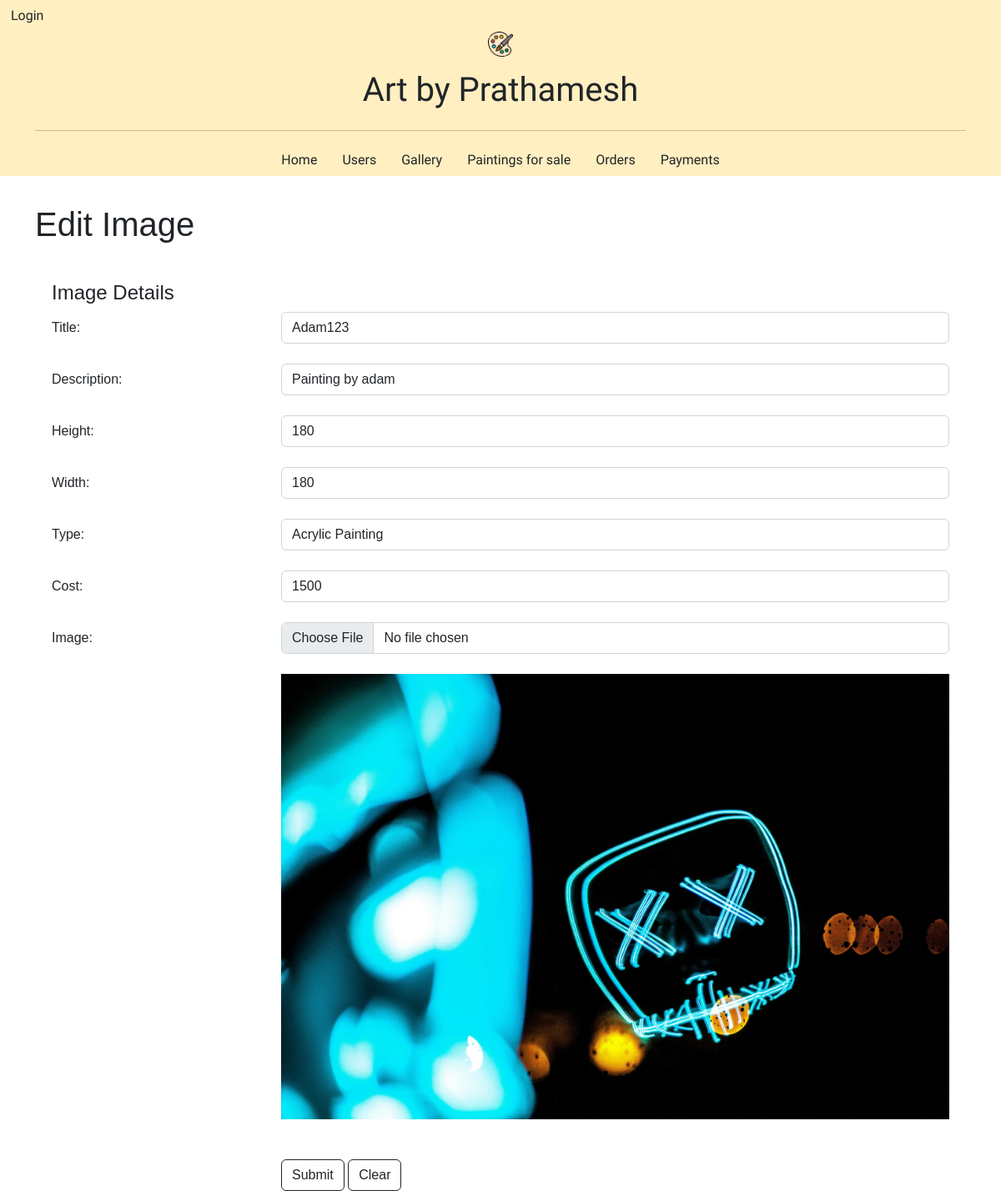
The page /dashboard/painting_for_sale_edit/1/ on the database its author committed.
### marketplace/models.py (models this page shows, shortened)
class PaintingForSaleModel(models.Model):
    image = models.ImageField(upload_to="painting_for_sale")
    title = models.CharField(max_length=50)
    description = models.CharField(max_length=100)
    height = models.IntegerField()
    width = models.IntegerField()
    PAINTING_CHOICES = (
        ("acrylic", "Acrylic Painting"),
        ("oil", "Oil Painting"),
        ("watercolour", "Water Colour Painting"),
        ("pencilcolour", "Pencil Colour Painting"),
        ("charcoal", "Charcoal Painting"),
        ("pencilpotrait", "Pencil Potrait"),
    )
    type = models.CharField(
        max_length=20,
        choices=PAINTING_CHOICES,
        default="acrylic",
    )
    cost = models.CharField(max_length=10)

### dashboard/views.py (the view, shortened to what this page needs)
# urls.py: path("painting_for_sale_edit/<int:item_id>/",painting_for_sale_edit,name="dashboard_painting_for_sale_edit"),
def painting_for_sale_edit(request, item_id):
    gallery_item = get_object_or_404(PaintingForSaleModel, id=item_id)
    print("Title:", gallery_item.title)
    print("Description:", gallery_item.description)
    print("Height:", gallery_item.height)
    print("Width:", gallery_item.width)
    print("Type:", gallery_item.type)
    print("Cost:", gallery_item.cost)
    return render(request, 'dashboard/painting_for_sale_list_edit.html', {'gallery_item': gallery_item})

### templates/dashboard/painting_for_sale_list_edit.html (shortened to what this page needs)
{% extends 'base/header_dashboard.html' %}
{% load socialaccount %}
{% load static %}
{% block content %}
<div class="container">
    <h1 class="mt-4 mb-4">Edit Image</h1>
    <div class="card div-transparent">
        <div class="card-body">
            <h4 class="card-title">Image Details</h4>
            <form method="POST" enctype="multipart/form-data">
                <div class="form-group row">
                    <label for="title" class="col-sm-3 col-form-label">Title:</label>
                    <div class="col-sm-9">
                        <input type="text" class="form-control" value="{{ gallery_item.title }}" name="title" id="title" placeholder="Title" required>
                    </div>
                </div>
                <br>
                <div class="form-group row">
                    <label for="description" class="col-sm-3 col-form-label">Description:</label>
                    <div class="col-sm-9">
                        <input type="text" class="form-control" value="{{ gallery_item.description}}" name="description" id="description" placeholder="Description" required>
                    </div>
                </div>
                <br>
                <div class="form-group row">
                    <label for="height" class="col-sm-3 col-form-label">Height:</label>
                    <div class="col-sm-9">
                        <input type="number" class="form-control" value="{{ gallery_item.height}}" name="height" id="height" placeholder="Height (in inches)" required>
                    </div>
                </div>
                <br>
                <div class="form-group row">
                    <label for="width" class="col-sm-3 col-form-label">Width:</label>
                    <div class="col-sm-9">
                        <input type="number" class="form-control" value="{{ gallery_item.width}}" name="width" id="width" placeholder="Width (in inches)" required>
                    </div>
                </div>
                <br>
                <div class="form-group row">
                    <label for="type" class="col-sm-3 col-form-label">Type:</label>
                    <div class="col-sm-9">
                        <select class="form-control" name="type" id="type" required>
                            <option value="acrylic" {% if gallery_item.type == 'acrylic' %}selected{% endif %}>Acrylic Painting</option>
                        </select>
                    </div>
                </div>
                <br>
                <div class="form-group row">
                    <label for="cost" class="col-sm-3 col-form-label">Cost:</label>
                    <div class="col-sm-9">
                        <input type="text" class="form-control" value="{{ gallery_item.cost}}" name="cost" id="cost" placeholder="Cost" required>
                    </div>
                </div>
                <br>
                <div class="form-group row">
                    <label for="image" class="col-sm-3 col-form-label">Image:</label>
                    <div class="col-sm-9">
                        <input type="file" class="form-control" name="image" id="image" accept="image/*" onchange="previewImage()">
                    </div>
                </div>
                <br>
                <div class="form-group row">
                    <div class="col-sm-3"></div>
                    <div class="col-sm-9">
                        <img id="imagePreview" src="{{ gallery_item.image.url }}" alt="Image Preview" style="max-width: 100%; height: auto;"/>
                    </div>
                </div>
                <br>
                <br>
                <div class="form-group row">
                    <div class="col-sm-3"></div>
                    <div class="col-sm-9">
                        <button type="submit" class="btn btn-transparent" style="border:solid;border-width: thin">Submit</button>
                        <button type="button" onclick="clearPaintingForm()" class="btn btn-transparent" style="border:solid;border-width: thin">Clear</button>
                    </div>
                </div>
            </form>
        </div>
    </div>
</div>
{% endblock content %}

### static/css/market.css (style rules this page uses)
.div-transparent { border: none; backdrop-filter: blur(7px); background-color: rgba(255, 255, 255, 0.25); }
body { font-family: Arial, sans-serif; margin: 0; padding: 0; background-color: white; background-size: cover; background-position: center; background-attachment: fixed; background-repeat: no-repeat; margin: 0; display: flex; flex-direction: column; min-height: 100vh; }
.card-body { padding: 20px; }

### static/css/dashboard.css (style rules this page uses)
.card-body { height: 100px; }
body { font-family: Arial, sans-serif; }

### rows shown on the page
PaintingForSaleModel: title "Adam123", description "Painting by adam", height "180", width "180", type "Acrylic Painting", cost "1500", image (picture)
